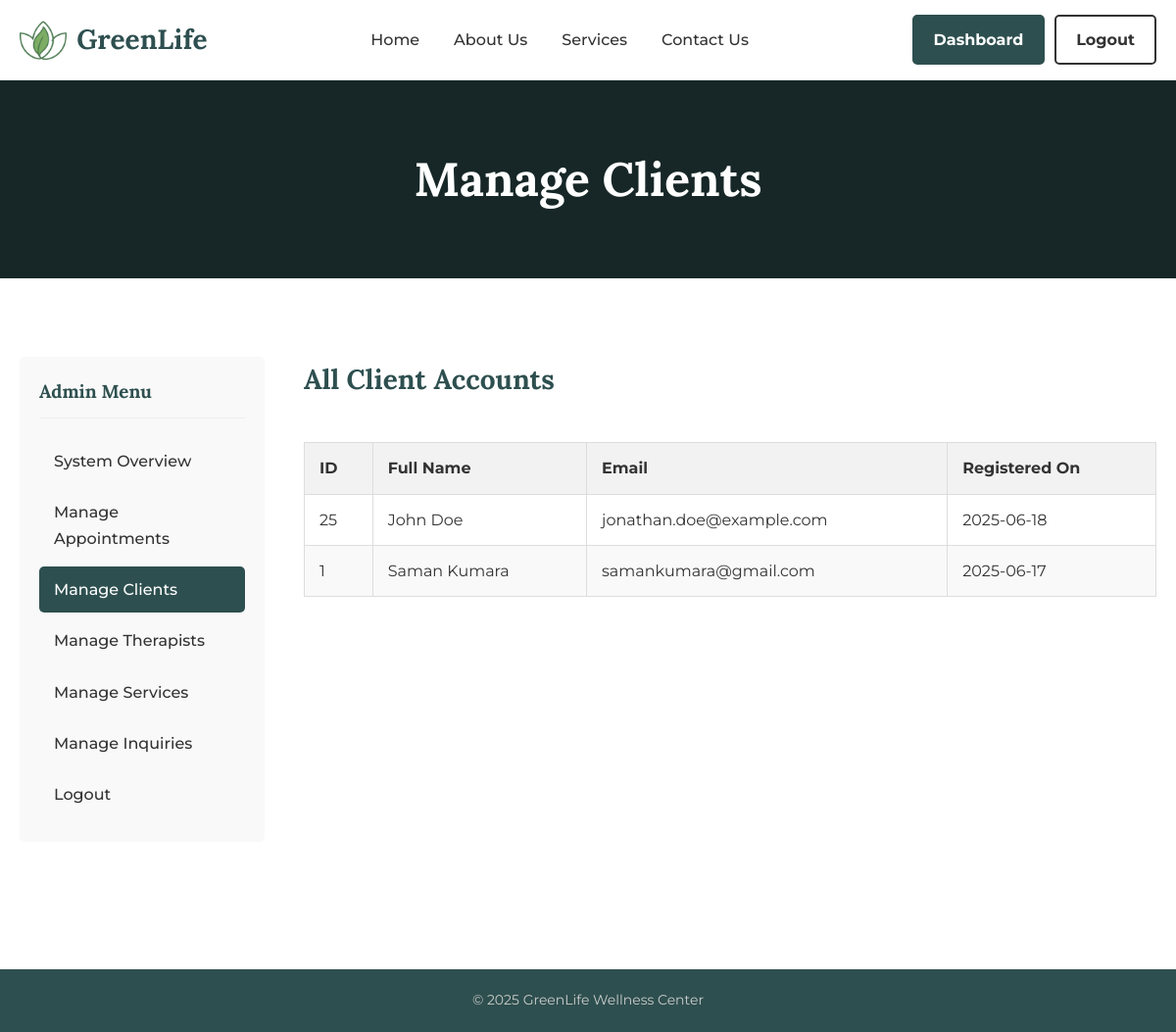
Screenshot of /admin/manage_clients.php (signed in) with the database file from the repository.
### tables this page shows
CREATE TABLE IF NOT EXISTS `users` (
  `user_id` int NOT NULL AUTO_INCREMENT,
  `full_name` varchar(100) NOT NULL,
  `email` varchar(100) NOT NULL,
  `password` varchar(255) NOT NULL,
  `role` varchar(10) NOT NULL DEFAULT 'client',
  `created_at` timestamp NOT NULL DEFAULT CURRENT_TIMESTAMP,
  PRIMARY KEY (`user_id`),
  UNIQUE KEY `email` (`email`)
);

### admin/manage_clients.php (the view, shortened to what this page needs)
<?php
    include_once '../includes/db_connect.php';
    $sql = "SELECT user_id, full_name, email, created_at FROM users WHERE role = 'client' ORDER BY full_name";
    $result = mysqli_query($conn, $sql);
    include '../header.php';
?>
<main>
    <section class="page-header"><div class="container"><h1>Manage Clients</h1></div></section>
    <section class="content-section">
        <div class="container dashboard-grid">
            <aside class="dashboard-nav">
                <h3>Admin Menu</h3>
                <ul>
                    <li><a href="index.php">System Overview</a></li>
                    <li><a href="manage_appointments.php">Manage Appointments</a></li>
                    <li><a href="manage_clients.php" class="active">Manage Clients</a></li>
                    <li><a href="manage_therapists.php">Manage Therapists</a></li>
                    <li><a href="manage_services.php">Manage Services</a></li>
                    <li><a href="manage_inquiries.php">Manage Inquiries</a></li>
                    <li><a href="../logout.php">Logout</a></li>
                </ul>
            </aside>
            <div class="dashboard-content">
                <h2>All Client Accounts</h2>
                <div class="table-container">
                    <table>
                        <thead><tr><th>ID</th><th>Full Name</th><th>Email</th><th>Registered On</th></tr></thead>
                        <tbody>
                            <?php
                             while($row = mysqli_fetch_assoc($result)): ?>
                            <tr>
                                <td><?php echo $row['user_id']; ?></td>
                                <td><?php echo htmlspecialchars($row['full_name']); ?></td>
                                <td><?php echo htmlspecialchars($row['email']); ?></td>
                                <td><?php echo date('Y-m-d', strtotime($row['created_at'])); ?></td>
                            </tr>
                            <?php endwhile; ?>
                        </tbody>
                    </table>
                </div>
            </div>
        </div>
    </section>
</main>
<?php include '../footer.php'; ?>

### css/style.css (style rules this page uses)
:root { --deep-green: #2E4F4F; --light-beige: #F8F6F2; --dark-text: #333333; --light-green: #A4B494; --primary-font: 'Lora', serif; --secondary-font: 'Montserrat', sans-serif; --border-radius: 5px; }
* { margin: 0; padding: 0; box-sizing: border-box; }
body { font-family: var(--secondary-font); background-color: #fff; color: var(--dark-text); line-height: 1.7; }
.container { max-width: 1200px; margin: 0 auto; padding: 0 20px; }
main { min-height: 70vh; }
h1, h2, h3, h4, h5, h6 { font-family: var(--primary-font); color: var(--deep-green); }
.page-header { padding: 60px 0; background-color: var(--deep-green); color: white; text-align: center; background-size: cover; background-position: center; position: relative; }
.page-header .container { position: relative; z-index: 2; }
.page-header::after { content: ''; position: absolute; top: 0; left: 0; right: 0; bottom: 0; background-color: rgba(0,0,0,0.5); }
.page-header h1 { color: white; font-size: 48px; }
.content-section { padding: 80px 0; }
.dashboard-grid { display: grid; grid-template-columns: 250px 1fr; gap: 40px; }
.dashboard-nav { background-color: #f9f9f9; padding: 20px; border-radius: var(--border-radius); }
.dashboard-nav h3 { margin-bottom: 20px; padding-bottom: 10px; border-bottom: 1px solid #eee; }
.dashboard-nav ul { list-style: none; }
.dashboard-nav ul li a { display: block; padding: 10px 15px; text-decoration: none; color: var(--dark-text); border-radius: var(--border-radius); margin-bottom: 5px; font-weight: 500; }
.dashboard-nav ul li a.active { background-color: var(--deep-green); color: white; }
.dashboard-content h2 { margin-bottom: 20px; font-size: 28px; }
.table-container { overflow-x: auto; }
table { width: 100%; border-collapse: collapse; margin-top: 20px; }
table th, table td { padding: 12px 15px; border: 1px solid #ddd; text-align: left; }
table th { background-color: #f2f2f2; }
table tbody tr:nth-child(even) { background-color: #f9f9f9; }

### rows the page displays
users: user_id "25", full_name "John Doe", email "jonathan.doe@example.com", created_at "2025-06-18"
users: user_id "1", full_name "Saman Kumara", email "samankumara@gmail.com", created_at "2025-06-17"
